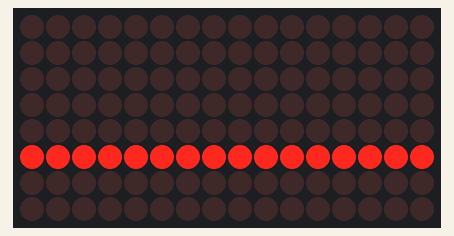
A sketch run on a simulated Arduino Uno, built with avr-gcc and run on an emulated ATmega328P. Parts: 16×8 LED matrix. Random numbers use the default seed unless the sketch sets one.

Above: at 0.4 s.

The sketch:

Teeces_PSI_Lighting_Sketch.ino
```cpp
// =======================================================================================
// ============================== Teeces PSI Lighting Sketch =============================
// =======================================================================================
//
// A sketch for running front and rear Teeces PSI's only (no logics!)
//
//   Arduino Pins 9,8,7 -> Front PSI IN D,C,L -> Rear PSI

// set brightness levels here (a value of 0-15)...
int RPSIbright=12; //rear PSI
int FPSIbright=12; //front PSI

//set the type of our front and rear PSI's
#define PSItype 4
// 1 = Teeces original (6 LEDs of each color, arranged side by side)
// 2 = Teeces original checkerboard (6 LEDs of each color arranged in a checkerboard pattern)
// 3 = Teeces V3.2 PSI by John V (13 LEDs of each color, arranged side by side)
// 4 = Teeces V3.2 PSI checkerboard by John V  (13 LEDs of each color, in a checkerboard pattern)

//set timing of the PSI's here (in milliseconds)...
int psiRed=2500;    //how long front PSI stays red
int psiBlue=1700;   //how long front PSI stays blue
int psiYellow=1700; //how long rear PSI stays yellow
int psiGreen=2500;  //how long rear PSI stays green
int rbSlide=125; // mts - time to transition between red and blue in slide mode
int ygSlide=300; // mts - time to transition between yellow and green in slide mode

//pulse the PSI Brightness (0=off, 1=Front, 2=Rear, 3=Both)
#define PSIPULSER 1

//Use CuriousMarc's Holo Light boards in PWM mode
//(this means they'll need to be connected to pins 3 and 6)
//#define CURIOUS

// =======================================================================================
// =======================================================================================

#define FPSIDEV 0 //front PSI is device #0 in the chain
#define RPSIDEV 1 // rear PSI is device #1 in the chain

#include <LedControl.h>
#undef round

//START UP LEDCONTROL...
LedControl lcChain=LedControl(9,8,7,2); //

// =======================================================================================
#if (PSItype==4)  // slide animation code for Teeces V2 PSI boards (code by John V)
#define HPROW 5
class PSI {
  int stage; //0 thru 6
  int inc;
  int stageDelay[7];
  int cols[7][5];
  int randNumber; //a random number to decide the fate of the last stage

  unsigned long timeLast;
  int device;

  public:

  PSI(int _delay1, int _delay2, int _delay3, int _device)
  {
    device=_device;

    stage=0;
    timeLast=0;
    inc=1;

    cols[0][0] = B10101000;
    cols[0][1] = B01010100;
    cols[0][2] = B10101000;
    cols[0][3] = B01010100;
    cols[0][4] = B10101000;

    cols[1][0] = B00101000; //R B R B R B
    cols[1][1] = B11010100; //B R B R B R
    cols[1][2] = B00101000; //R B R B R B
    cols[1][3] = B11010100; //B R B R B R
    cols[1][4] = B00101000; //R B R B R B

    cols[2][0] = B01101000;
    cols[2][1] = B10010100;
    cols[2][2] = B01101000;
    cols[2][3] = B10010100;
    cols[2][4] = B01101000;

    cols[3][0] = B01001000;
    cols[3][1] = B10110100;
    cols[3][2] = B01001000;
    cols[3][3] = B10110100;
    cols[3][4] = B01001000;

    cols[4][0] = B01011000;
    cols[4][1] = B10100100;
    cols[4][2] = B01011000;
    cols[4][3] = B10100100;
    cols[4][4] = B01011000;

    cols[5][0] = B01010000;
    cols[5][1] = B10101100;
    cols[5][2] = B01010000;
    cols[5][3] = B10101100;
    cols[5][4] = B01010000;

    cols[6][0] = B01010100;
    cols[6][1] = B10101000;
    cols[6][2] = B01010100;
    cols[6][3] = B10101000;
    cols[6][4] = B01010100;

    stageDelay[0] = _delay1 - _delay3;
    stageDelay[1] = _delay3/5;
    stageDelay[2] = _delay3/5;
    stageDelay[3] = _delay3/5;
    stageDelay[4] = _delay3/5;
    stageDelay[5] = _delay3/5;
    stageDelay[6] = _delay2 - _delay3;
  }

  void Animate(unsigned long elapsed, LedControl control)
  {
    if ((elapsed - timeLast) < stageDelay[stage]) return;

    timeLast = elapsed;
    stage+=inc;

    if (stage>6 || stage<0 )
    {
      inc *= -1;
      stage+=inc*2;
    }

    if (stage==6) //randomly choose whether or not to go 'stuck'
      {
        randNumber = random(9);
        if (randNumber<5) { //set the last stage to 'stuck'
          cols[6][0] = B01010000;
          cols[6][1] = B10101100;
          cols[6][2] = B01010000;
          cols[6][3] = B10101100;
          cols[6][4] = B01010000;
        }
        else //reset the last stage to a solid color
        {
          cols[6][0] = B01010100;
          cols[6][1] = B10101000;
          cols[6][2] = B01010100;
          cols[6][3] = B10101000;
          cols[6][4] = B01010100;
        }
      }
     if (stage==0) //randomly choose whether or not to go 'stuck'
      {
        randNumber = random(9);
        if (randNumber<5) { //set the first stage to 'stuck'
          cols[0][0] = B00101000; //R B R B R B
          cols[0][1] = B11010100; //B R B R B R
          cols[0][2] = B00101000; //R B R B R B
          cols[0][3] = B11010100; //B R B R B R
          cols[0][4] = B00101000; //R B R B R B
        }
        else //reset the first stage to a solid color
        {
          cols[0][0] = B10101000;
          cols[0][1] = B01010100;
          cols[0][2] = B10101000;
          cols[0][3] = B01010100;
          cols[0][4] = B10101000;
        }
      }

    for (int row=0; row<5; row++)
      control.setRow(device,row,cols[stage][row]);
  }
};

#endif

// =======================================================================================
#if (PSItype==3)  // slide animation code for Teeces V2 PSI boards (code by John V)
#define HPROW 5
  class PSI {
    int stage; //0 thru 6
  int inc;
  int stageDelay[7];
  int cols[7];

  unsigned long timeLast;
  int device;

  public:

  PSI(int _delay1, int _delay2, int _delay3, int _device)
  {
    device=_device;

    stage=0;
    timeLast=0;
    inc=1;

    cols[0] = B11100000;
    cols[1] = B11110000;
    cols[2] = B01110000;
    cols[3] = B01111000;
    cols[4] = B00111000;
    cols[5] = B00111100;
    cols[6] = B00011100;

    stageDelay[0] = _delay1 - _delay3;
    stageDelay[1] = _delay3/5;
    stageDelay[2] = _delay3/5;
    stageDelay[3] = _delay3/5;
    stageDelay[4] = _delay3/5;
    stageDelay[5] = _delay3/5;
    stageDelay[6] = _delay2 - _delay3;
    }
    void Animate(unsigned long elapsed, LedControl control)
    {
    if ((elapsed - timeLast) < stageDelay[stage]) return;

    timeLast = elapsed;
    stage+=inc;

    if (stage>6 || stage<0 )
    {
      inc *= -1;
      stage+=inc*2;
    }

    for (int row=0; row<5; row++)
      control.setRow(device,row,cols[stage]);
    }
  };
#endif
// =======================================================================================
//michael smith's checkerboard PSI method for Teeces original PSI boards
// Michael's original sketch is here : http://pastebin.com/hXeZb7Gd
#if (PSItype==2)
#define HPROW 4
static const int patternAtStage[] = { B01010000, B11010000, B10010000, B10110000, B10100000, B00100000, B01100000, B01000000, B01010000 };
class PSI
{
    bool state;
    int stage;
    unsigned long timeLast;
    int delay1, delay2, delay3;
    int device;
    int delayAtStage[9];
    int slideDirection;  // is either 1 or -1
    int maxStage;  // for PSIslide it's either 5 or 9 stages, for traditional PSI it's just back and forth between 2
public:
    PSI(int _delay1, int _delay2, int _delay3, int _device)
    {
        delayAtStage[0] = _delay1;
        delayAtStage[1] = _delay3/3;        // delay3 is total transition time - divide it by the 3 stages of transition
        delayAtStage[2] = delayAtStage[1];
        delayAtStage[3] = delayAtStage[1];
        delayAtStage[4] = _delay2;
        delayAtStage[5] = delayAtStage[1];
        delayAtStage[6] = delayAtStage[1];
        delayAtStage[7] = delayAtStage[1];
        delayAtStage[8] = _delay1;          // repeated because it's not a loop it cycles back and forth across the pattern.
        stage=0;
        slideDirection=1;
        maxStage=8;         // change to 5 would skip the LtoR from blue to red.
        timeLast=0;
        device=_device;
        // legacy for traditional PSI animation
        delay1=_delay1;
        delay2=_delay2;
        delay3=_delay3;
        state=false;
    }
    void Animate(unsigned long timeNow, LedControl control)
    {
            if ((timeNow - timeLast) < delayAtStage[stage]) return;
            //Serial.begin(9600);
            //Serial.println(stage);
            //Serial.println(patternAtStage[stage]);
            timeLast = timeNow;
            stage+=slideDirection; //move to the next stage, which could be up or down in the array
            if (stage >= maxStage)
            {
                // limit the stage to the maxStage and reverse the direction of the slide
                stage=maxStage;
                slideDirection = -1;
            }
            else if (stage <= 0)
            {
                stage=0;
                slideDirection = 1;
            }
            // set the patterns for this stage
            control.setRow(device,0,patternAtStage[stage]);
            control.setRow(device,1,~patternAtStage[stage]);
            control.setRow(device,2,patternAtStage[stage]);
            control.setRow(device,3,~patternAtStage[stage]);
    }
};
#endif
// =======================================================================================
// slide animation code for Teeces original PSI boards
#if (PSItype==1)
#define HPROW 4
  class PSI {
    int stage; //0 thru 4
    int inc;
    int stageDelay[5];
    int cols[5];
    unsigned long timeLast;
    int device;
    public:
    PSI(int _delay1, int _delay2, int _device)  {
      device=_device;
      stage=0;
      timeLast=0;
      inc=1;
      cols[0] = B11000000;
      cols[1] = B11100000;
      cols[2] = B01100000;
      cols[3] = B01110000;
      cols[4] = B00110000;
      stageDelay[0] = _delay1 - 300;
      stageDelay[1] = 100;
      stageDelay[2] = 100;
      stageDelay[3] = 100;
      stageDelay[4] = _delay2 - 300;
    }
    void Animate(unsigned long elapsed, LedControl control)  {
      if ((elapsed - timeLast) < stageDelay[stage]) return;
      timeLast = elapsed;
      stage+=inc;
      if (stage>4 || stage<0 ) {
        inc *= -1;
        stage+=inc*2;
      }
      for (int row=0; row<4; row++) control.setRow(device,row,cols[stage]);
    }
  };
#endif
// =======================================================================================
#if (PSItype==1)
  PSI psiFront=PSI(psiRed, psiBlue, FPSIDEV); // device is FPSIDEV (#2 or #4 for an R7 dome)
  PSI psiRear =PSI(psiYellow, psiGreen, RPSIDEV); // device is #3
//#endif
//#if (PSItype==2) || (PSItype==3)
#else
  PSI psiFront=PSI(psiRed, psiBlue, rbSlide, FPSIDEV); //2000 ms on red, 1000 ms on blue.
  PSI psiRear =PSI(psiYellow, psiGreen, ygSlide, RPSIDEV); //1000 ms on yellow, 2000 ms on green.
#endif
// =======================================================================================
void setup() {
  Serial.begin(9600); //used for debugging

  lcChain.shutdown(0, false); //take the device out of shutdown (power save) mode
  lcChain.clearDisplay(0);
  lcChain.shutdown(1, false); //take the device out of shutdown (power save) mode
  lcChain.clearDisplay(1);

  lcChain.setIntensity(FPSIDEV, FPSIbright); //Front PSI
  lcChain.setIntensity(RPSIDEV, RPSIbright); //Rear PSI

  //HP lights on constantly...
  lcChain.setRow(RPSIDEV,HPROW,255); //rear psi
  lcChain.setRow(FPSIDEV,HPROW,255); //front psi

  #if (BOARDtype==2)
  pinMode(17, OUTPUT);  // Set RX LED of Pro Micro as an output
  #endif

  #if defined(CURIOUS)
  pinMode(3, OUTPUT);
  pinMode(6, OUTPUT);
  #endif

}
// =======================================================================================
void loop() {
  unsigned long timeNew= millis();
  psiFront.Animate(timeNew, lcChain);
  psiRear.Animate(timeNew, lcChain);
#if PSIPULSER>0
  PSIpulse(timeNew);
#endif
#if defined(CURIOUS)
  CuriousFade(timeNew);
#endif
}

// =======================================================================================
// PULSING PSI LED BRIGHTNESS/INTENSITY
#if PSIPULSER>0
int pulseState = LOW; //initial state of our PSI (high intensity, going down)
int pulseVal = 15; //initial value of our PSI (full intensity)
void PSIpulse(unsigned long elapsed) {
  static unsigned long timeLast=0;
  if ((elapsed - timeLast) < 100) return; //proceed if 100 milliseconds have passed
  timeLast = elapsed;
  if (pulseState == HIGH) { //increase intensity
    pulseVal++; //increase value by 1
    if (pulseVal == 16) { //if we've gone beyond full intensity, start going down again
      pulseVal = 15;
      pulseState = LOW;
    }
  }
  else { //decrease intensity
    pulseVal--; //increase value by 1
    if (pulseVal == 0) { //if we've gone beyond full intensity, start going down again
      pulseVal = 1;
      pulseState = HIGH;
    }
  }
  #if PSIPULSER==1 || PSIPULSER==3
  lcChain.setIntensity(0,pulseVal); //set the front intensity
  #endif
  #if PSIPULSER==2 || PSIPULSER==3
  lcChain.setIntensity(1,pulseVal); //set the rear intensity
  #endif
}
#endif
////////////////////////////////////

// =======================================================================================
// PULSE THE BRIGHTNESS OF THE CURIOUS MARC HOLO LIGHTS
#if defined(CURIOUS)
int Cbrightness = 0;    // how bright the LED starts at
int CfadeAmount = 1;    // how many points to fade the LED by
int holdtime=1000; //default 'pause' is set to 5 seconds
int fadespeed=1; //milliseconds to wait between actions (lower number speeds things up)
void CuriousFade(unsigned long elapsed) {
  analogWrite(3, Cbrightness);
  analogWrite(6, Cbrightness);
  static unsigned long timeLast=0;
  if ((elapsed - timeLast) < (fadespeed + holdtime)) return; //proceed if some fadespeed+holdtime milliseconds have passed
  timeLast = elapsed;
  holdtime = 0;
  Cbrightness = Cbrightness + CfadeAmount;
  if (Cbrightness == 0 || Cbrightness == 255) {
    CfadeAmount = -CfadeAmount ; //reverse fade direction
    holdtime = random(9)*1000; //generate a new 'pause' time of 0 to 9 seconds
    fadespeed = random(1,20); //generate a new fadespeed time of 1 to 20 milliseconds
  }
}
#endif
////////////////////////////////////


// =======================================================================================
```
